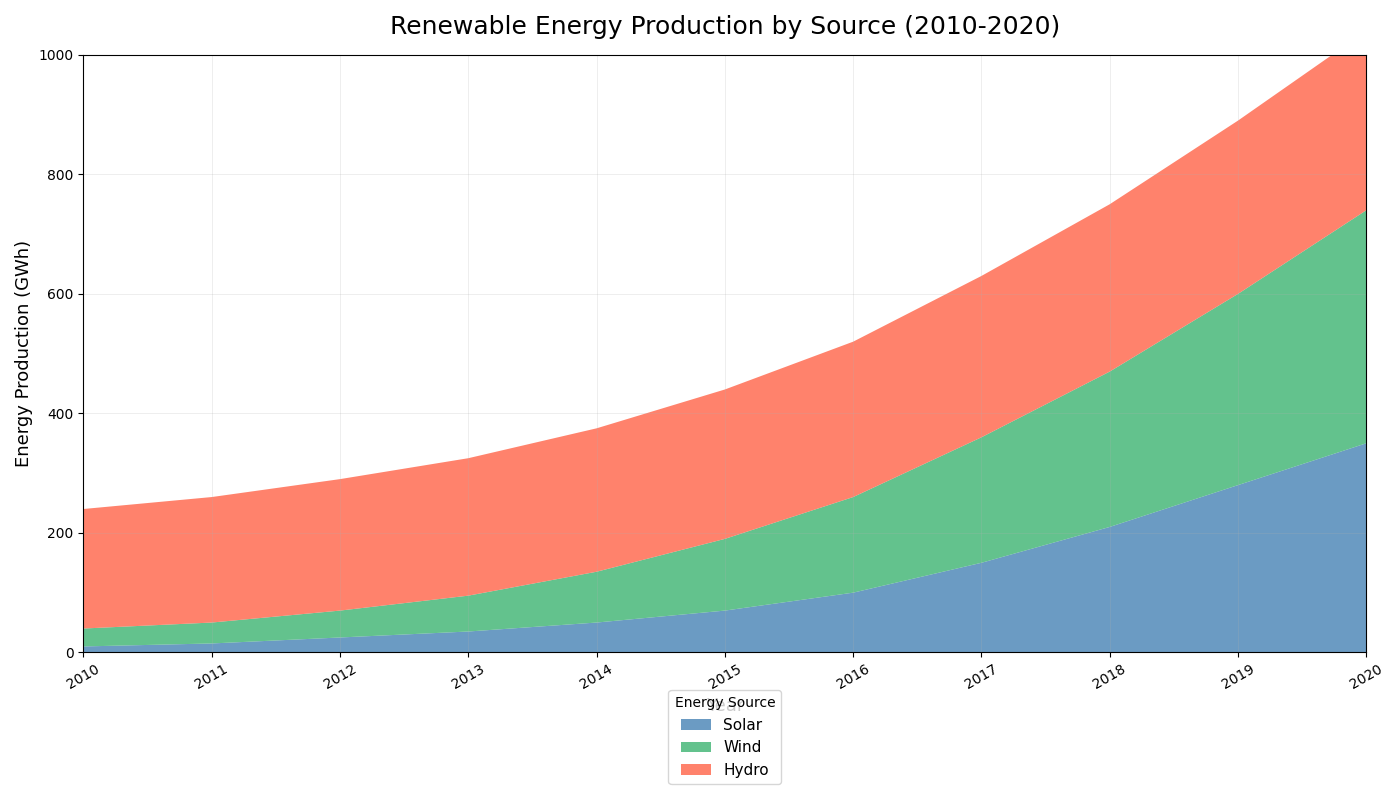

Recreate this plot in Python.
import matplotlib.pyplot as plt
import numpy as np

years = np.arange(2010, 2021)

solar_energy = np.array([10, 15, 25, 35, 50, 70, 100, 150, 210, 280, 350])
wind_energy = np.array([30, 35, 45, 60, 85, 120, 160, 210, 260, 320, 390])
hydro_energy = np.array([200, 210, 220, 230, 240, 250, 260, 270, 280, 290, 300])

fig, ax = plt.subplots(figsize=(14, 8))

# Manually shuffled colors
ax.stackplot(years, solar_energy, wind_energy, hydro_energy,
             labels=['Solar', 'Wind', 'Hydro'],
             colors=['#4682B4', '#3CB371', '#FF6347'], alpha=0.8)

ax.set_title("Renewable Energy Production by Source (2010-2020)",
             fontsize=18, fontweight='medium', pad=15)
ax.set_xlabel('Year', fontsize=13)
ax.set_ylabel('Energy Production (GWh)', fontsize=13)
ax.set_xlim(years[0], years[-1])
ax.set_ylim(0, 1000)

ax.set_xticks(years)
plt.xticks(rotation=30)

ax.legend(loc='upper center', bbox_to_anchor=(0.5, -0.05), title="Energy Source", fontsize=11)

ax.grid(True, linestyle='-', linewidth=0.5, alpha=0.3)

plt.tight_layout()

plt.show()
